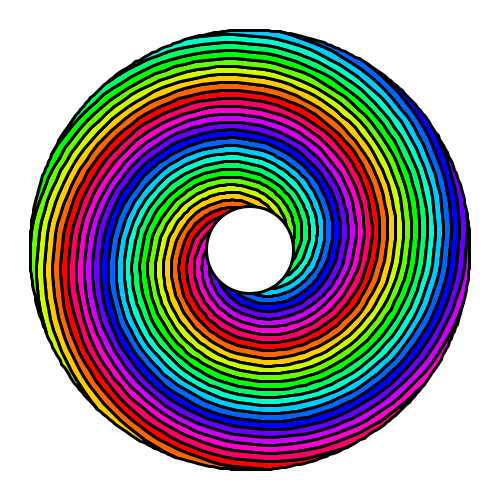
Frame 1 (no input)
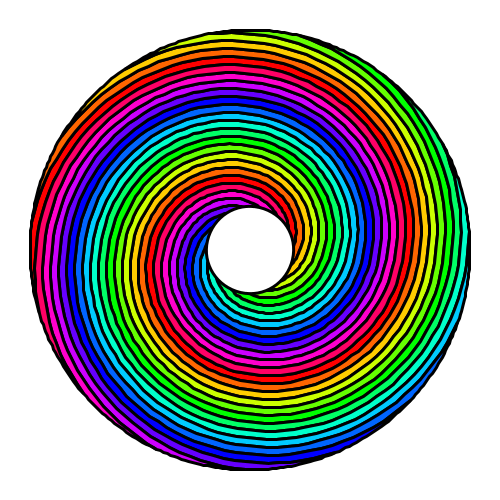
Frame 60 (the mouse pressed at the canvas centre just before this capture)
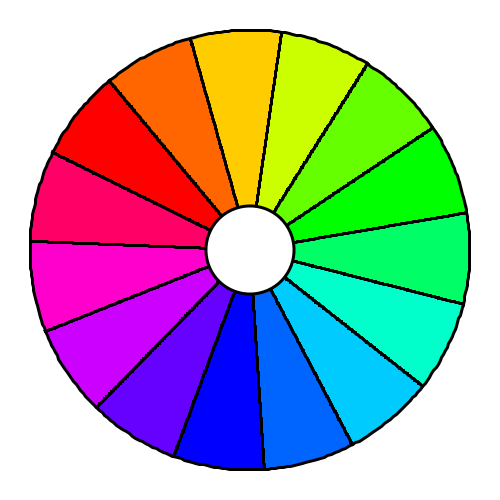
Frame 120 (the mouse held since frame 60 and released just before this capture)

The Processing sketch that drew these frames (run headless with seeded random() and noise(); from frame 60 on, the mouse is pressed at the canvas centre):

// Processing sketch: Rainbow
// ── Rainbow.pde
/**
* rainbow spin
*
* @author aa_debdeb
* @date 2016/07/07 
*/

float R = 220;
float angleStep = 24;

void setup(){
  size(500, 500);
  stroke(0);
  strokeWeight(3);
}

void draw(){
  colorMode(RGB, 255);
  background(255);
  colorMode(HSB, 360, 100, 100);
  translate(width / 2, height / 2);
  rotate(frameCount * 0.03);
  float rot = map(mouseX, 0, width, -3.0, 3.0);
  for(float angle = 0; angle < 360; angle += angleStep){
    fill(angle, 100, 100);
    beginShape();
    for(float r = 0; r < R; r += 1){
      float x = r * cos(radians(angle + r * rot));
      float y = r * sin(radians(angle + r * rot));
      vertex(x, y);
    }
    for(float a = angle; a < angle + angleStep; a += 1){
      float x = R * cos(radians(a + R * rot));
      float y = R * sin(radians(a + R * rot));
      vertex(x, y);      
    }
    for(float r = R; r > 0; r -= 1){
      float x = r * cos(radians(angle + angleStep + r * rot));
      float y = r * sin(radians(angle + angleStep + r * rot));
      vertex(x, y);
    }
    endShape();
  }
  fill(0, 0, 100);
  ellipse(0, 0, 2 * R * 0.2, 2 * R * 0.2);
}
